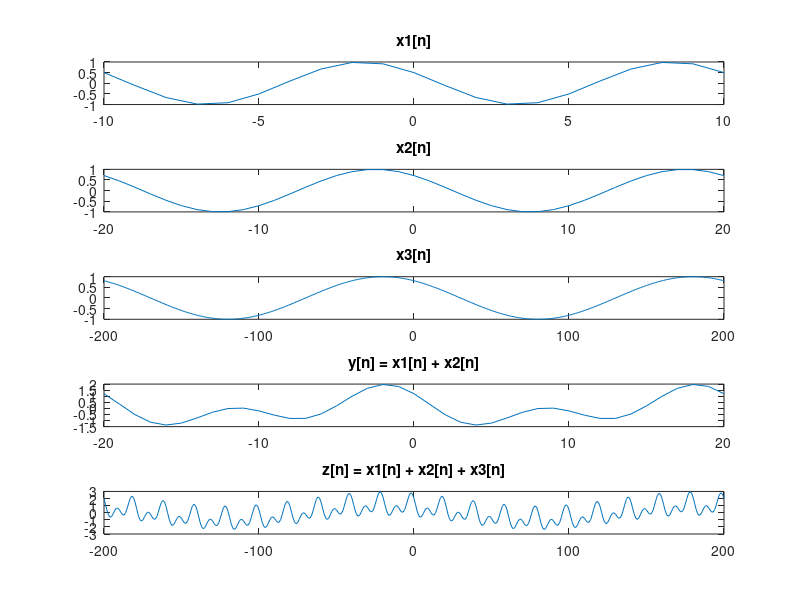

The MATLAB script that drew this image:
% Περίοδος σημάτων
T1 = 10;
T2 = 20;
T3 = 200;

% για χρόνο 2 φορές την περίοδο
n1 = -T1:T1;
n2 = -T2:T2;
n3 = -T3:T3;

% Αρχικά σήματα
x1 = cos(0.2*pi*n1 + pi/3);
x2 = cos(0.1*pi*n2 + pi/4);
x3 = cos(0.01*pi*n3 + pi/5);

% Μετατροπή σημάτων για y,z όπου περίοδος γίνεται το ΕΚΠ
x12 = cos(0.2*pi*n2 + pi/3);
x23 = cos(0.1*pi*n3 + pi/4);
x13 = cos(0.2*pi*n3 + pi/3);

% Παράγωγα σήματων
y = x12 + x2;
z = x13 + x23 + x3;

% Σχεδίαση
subplot(5,1,1);
plot(n1, x1);
title('x1[n]');

subplot(5,1,2);
plot(n2, x2);
title('x2[n]');

subplot(5,1,3);
plot(n3, x3);
title('x3[n]');

subplot(5,1,4);
plot(n2, y);
title('y[n] = x1[n] + x2[n]');

subplot(5,1,5);
plot(n3, z);
title('z[n] = x1[n] + x2[n] + x3[n]');
